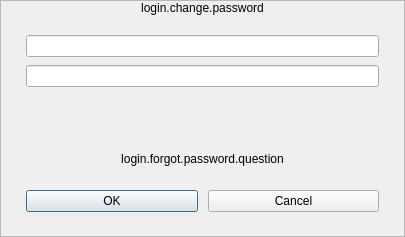
<?xml version="1.0" encoding="UTF-8"?>
<ui version="4.0">
 <class>PLSChangePasswordView</class>
 <widget class="QWidget" name="PLSChangePasswordView">
  <property name="geometry">
   <rect>
    <x>0</x>
    <y>0</y>
    <width>405</width>
    <height>237</height>
   </rect>
  </property>
  <property name="sizePolicy">
   <sizepolicy hsizetype="Preferred" vsizetype="Preferred">
    <horstretch>0</horstretch>
    <verstretch>0</verstretch>
   </sizepolicy>
  </property>
  <property name="windowTitle">
   <string>Dialog</string>
  </property>
  <layout class="QVBoxLayout" name="verticalLayout_3">
   <property name="spacing">
    <number>0</number>
   </property>
   <property name="leftMargin">
    <number>0</number>
   </property>
   <property name="topMargin">
    <number>0</number>
   </property>
   <property name="rightMargin">
    <number>0</number>
   </property>
   <property name="bottomMargin">
    <number>0</number>
   </property>
   <item>
    <widget class="QFrame" name="frame">
     <property name="frameShape">
      <enum>QFrame::StyledPanel</enum>
     </property>
     <property name="frameShadow">
      <enum>QFrame::Raised</enum>
     </property>
     <layout class="QVBoxLayout" name="verticalLayout" stretch="0,0,0,0,1,0,0,0">
      <property name="spacing">
       <number>0</number>
      </property>
      <property name="leftMargin">
       <number>25</number>
      </property>
      <property name="topMargin">
       <number>0</number>
      </property>
      <property name="rightMargin">
       <number>25</number>
      </property>
      <property name="bottomMargin">
       <number>24</number>
      </property>
      <item>
       <widget class="QLabel" name="changePasswordLabel">
        <property name="sizePolicy">
         <sizepolicy hsizetype="Preferred" vsizetype="Preferred">
          <horstretch>0</horstretch>
          <verstretch>0</verstretch>
         </sizepolicy>
        </property>
        <property name="text">
         <string>login.change.password</string>
        </property>
        <property name="alignment">
         <set>Qt::AlignCenter</set>
        </property>
       </widget>
      </item>
      <item>
       <spacer name="verticalSpacer_2">
        <property name="orientation">
         <enum>Qt::Vertical</enum>
        </property>
        <property name="sizeType">
         <enum>QSizePolicy::Fixed</enum>
        </property>
        <property name="sizeHint" stdset="0">
         <size>
          <width>20</width>
          <height>20</height>
         </size>
        </property>
       </spacer>
      </item>
      <item>
       <layout class="QVBoxLayout" name="verticalLayout_2">
        <property name="spacing">
         <number>8</number>
        </property>
        <property name="bottomMargin">
         <number>0</number>
        </property>
        <item>
         <widget class="QLineEdit" name="currentPasswordLineEdit">
          <property name="sizePolicy">
           <sizepolicy hsizetype="Preferred" vsizetype="Preferred">
            <horstretch>0</horstretch>
            <verstretch>0</verstretch>
           </sizepolicy>
          </property>
         </widget>
        </item>
        <item>
         <widget class="QLineEdit" name="newPasswordLineEdit">
          <property name="sizePolicy">
           <sizepolicy hsizetype="Preferred" vsizetype="Preferred">
            <horstretch>0</horstretch>
            <verstretch>0</verstretch>
           </sizepolicy>
          </property>
         </widget>
        </item>
       </layout>
      </item>
      <item>
       <spacer name="verticalSpacer_3">
        <property name="orientation">
         <enum>Qt::Vertical</enum>
        </property>
        <property name="sizeType">
         <enum>QSizePolicy::Fixed</enum>
        </property>
        <property name="sizeHint" stdset="0">
         <size>
          <width>20</width>
          <height>10</height>
         </size>
        </property>
       </spacer>
      </item>
      <item>
       <widget class="QLabel" name="changepasswordTipsLabel">
        <property name="sizePolicy">
         <sizepolicy hsizetype="Preferred" vsizetype="Preferred">
          <horstretch>0</horstretch>
          <verstretch>0</verstretch>
         </sizepolicy>
        </property>
        <property name="text">
         <string/>
        </property>
        <property name="alignment">
         <set>Qt::AlignHCenter|Qt::AlignTop</set>
        </property>
        <property name="wordWrap">
         <bool>true</bool>
        </property>
       </widget>
      </item>
      <item>
       <widget class="QPushButton" name="forgotPasswordBtn">
        <property name="sizePolicy">
         <sizepolicy hsizetype="Preferred" vsizetype="Preferred">
          <horstretch>0</horstretch>
          <verstretch>0</verstretch>
         </sizepolicy>
        </property>
        <property name="maximumSize">
         <size>
          <width>16777215</width>
          <height>30</height>
         </size>
        </property>
        <property name="text">
         <string>login.forgot.password.question</string>
        </property>
        <property name="flat">
         <bool>true</bool>
        </property>
       </widget>
      </item>
      <item>
       <spacer name="verticalSpacer">
        <property name="orientation">
         <enum>Qt::Vertical</enum>
        </property>
        <property name="sizeType">
         <enum>QSizePolicy::Fixed</enum>
        </property>
        <property name="sizeHint" stdset="0">
         <size>
          <width>20</width>
          <height>20</height>
         </size>
        </property>
       </spacer>
      </item>
      <item>
       <layout class="QHBoxLayout" name="horizontalLayout">
        <property name="spacing">
         <number>10</number>
        </property>
        <item>
         <widget class="QPushButton" name="okBtn">
          <property name="sizePolicy">
           <sizepolicy hsizetype="Preferred" vsizetype="Preferred">
            <horstretch>0</horstretch>
            <verstretch>0</verstretch>
           </sizepolicy>
          </property>
          <property name="text">
           <string>OK</string>
          </property>
          <property name="autoDefault">
           <bool>true</bool>
          </property>
          <property name="default">
           <bool>true</bool>
          </property>
         </widget>
        </item>
        <item>
         <widget class="QPushButton" name="cancelBtn">
          <property name="sizePolicy">
           <sizepolicy hsizetype="Preferred" vsizetype="Preferred">
            <horstretch>0</horstretch>
            <verstretch>0</verstretch>
           </sizepolicy>
          </property>
          <property name="text">
           <string>Cancel</string>
          </property>
         </widget>
        </item>
       </layout>
      </item>
     </layout>
    </widget>
   </item>
  </layout>
 </widget>
 <resources/>
 <connections/>
</ui>
